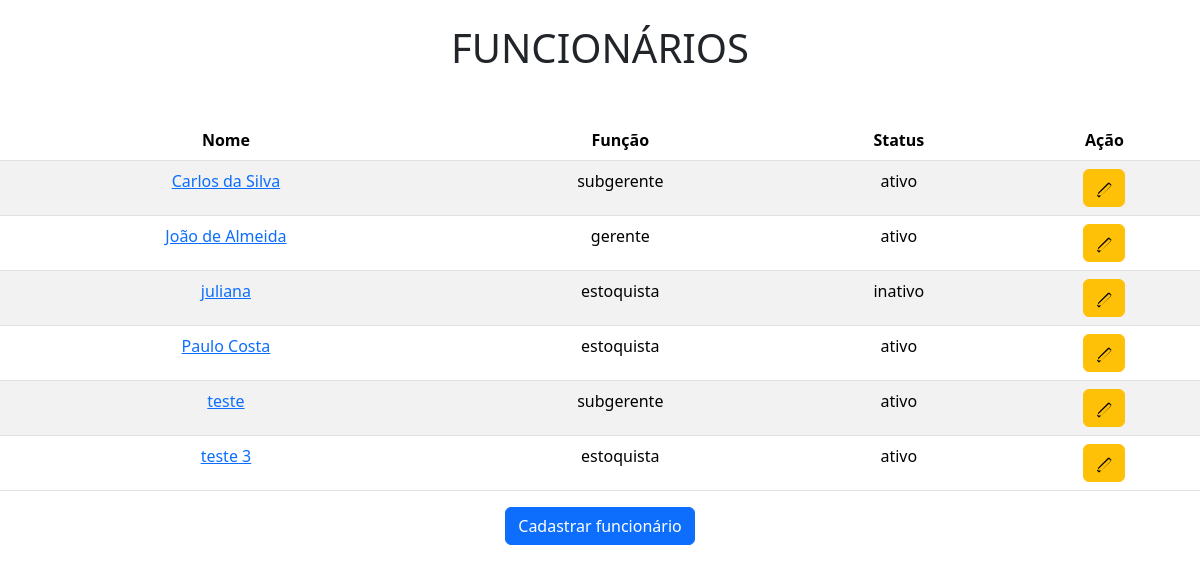
/projeto_2Bim_web/lista_fun.php, run on the app's committed database.
### tables this page shows
CREATE TABLE `funcionarios` (
  `COD_FUN` int(4) NOT NULL,
  `NOME_FUN` varchar(45) NOT NULL,
  `LOGIN_FUN` varchar(45) NOT NULL,
  `SENHA_FUN` varchar(45) NOT NULL,
  `CPF_FUN` varchar(25) NOT NULL,
  `TELEFONE_FUN` varchar(20) NOT NULL,
  `EMAIL_FUN` varchar(50) NOT NULL,
  `FUNCAO_FUN` varchar(45) NOT NULL,
  `STATUS_FUN` varchar(45) NOT NULL DEFAULT 'ativo'
);

### projeto_2Bim_web/lista_fun.php (the view, shortened to what this page needs)
<!DOCTYPE html>
<html>
<head>
        <link rel="stylesheet" type="text/css" href="css/menu_local.css">
        <link href="https://cdn.jsdelivr.net/npm/bootstrap@5.3.0/dist/css/bootstrap.min.css" rel="stylesheet">
</head>
<body>
				<?php include "menu_local.php";	?>
        <div id="conteudo_especifico" class="text-center mb-4">
            <div class="centralizar mb-4">
                <br>
                <center><h1 id="h1">FUNCIONÁRIOS</h1></center>
            </div>
            <br>
            <div id="funcionalidade" class="mb-3">
                <?php
                    $conectar = mysqli_connect("localhost", "root", "", "cadastro_sistema");
                    $sql_consulta = "SELECT cod_fun, nome_fun, funcao_fun, status_fun FROM funcionarios WHERE login_fun != 'admin'";
                    $resultado_consulta = mysqli_query($conectar, $sql_consulta);
                ?>
                <div id="table-responsive">
                    <table class="table table-striped">
                        <thead>
                            <tr>
                                <th>Nome</th>
                                <th>Função</th>
                                <th>Status</th>
                                <th>Ação</th>
                            </tr>
                        </thead>
                        <tbody>
                            <?php
                                while ($registro = mysqli_fetch_row($resultado_consulta)) {
                            ?>
                            <tr>
                                <td>
                                    <a href="exibe_fun.php?codigo=<?php echo $registro[0] ?>">
                                        <?php echo "$registro[1]"; ?>
                                    </a>
                                </td>
                                <td>
                                    <?php echo "$registro[2]"; ?>
                                </td>
                                <td>
                                    <?php echo "$registro[3]"; ?>
                                </td>
                                <td>
                                    <a href="altera_fun.php?codigo=<?php echo $registro[0] ?>" class="btn btn-warning">
                                    </a>
                                </td>
                            </tr>
                            <?php
                                }
                            ?>
                        </tbody>
                    </table>
                    </div>
                    <div class="text-center mb-3 ml-3">
                    <a href="cadastra_fun.php" class="btn btn-primary">Cadastrar funcionário</a>
                </div>
                </div>
            </div>
</body>
</html>

### projeto_2Bim_web/menu_local.php (shortened to what this page needs)
<!DOCTYPE html>
<html>
<head>
    <link rel="stylesheet" type="text/css" href="css/menu_local.css">
    <link href="https://cdn.jsdelivr.net/npm/bootstrap@5.3.2/dist/css/bootstrap.min.css" rel="stylesheet">
</head>
<body>
</body>
</html>

### projeto_2Bim_web/css/menu_local.css (style rules this page uses)
body { font-family: 'PT Serif', serif; }

### data on the page
funcionarios: NOME_FUN "Carlos da Silva", FUNCAO_FUN "subgerente", STATUS_FUN "ativo"
funcionarios: NOME_FUN "João de Almeida", FUNCAO_FUN "gerente", STATUS_FUN "ativo"
funcionarios: NOME_FUN "juliana", FUNCAO_FUN "estoquista", STATUS_FUN "inativo"
funcionarios: NOME_FUN "Paulo Costa", FUNCAO_FUN "estoquista", STATUS_FUN "ativo"
funcionarios: NOME_FUN "teste", FUNCAO_FUN "subgerente", STATUS_FUN "ativo"
funcionarios: NOME_FUN "teste 3", FUNCAO_FUN "estoquista", STATUS_FUN "ativo"
